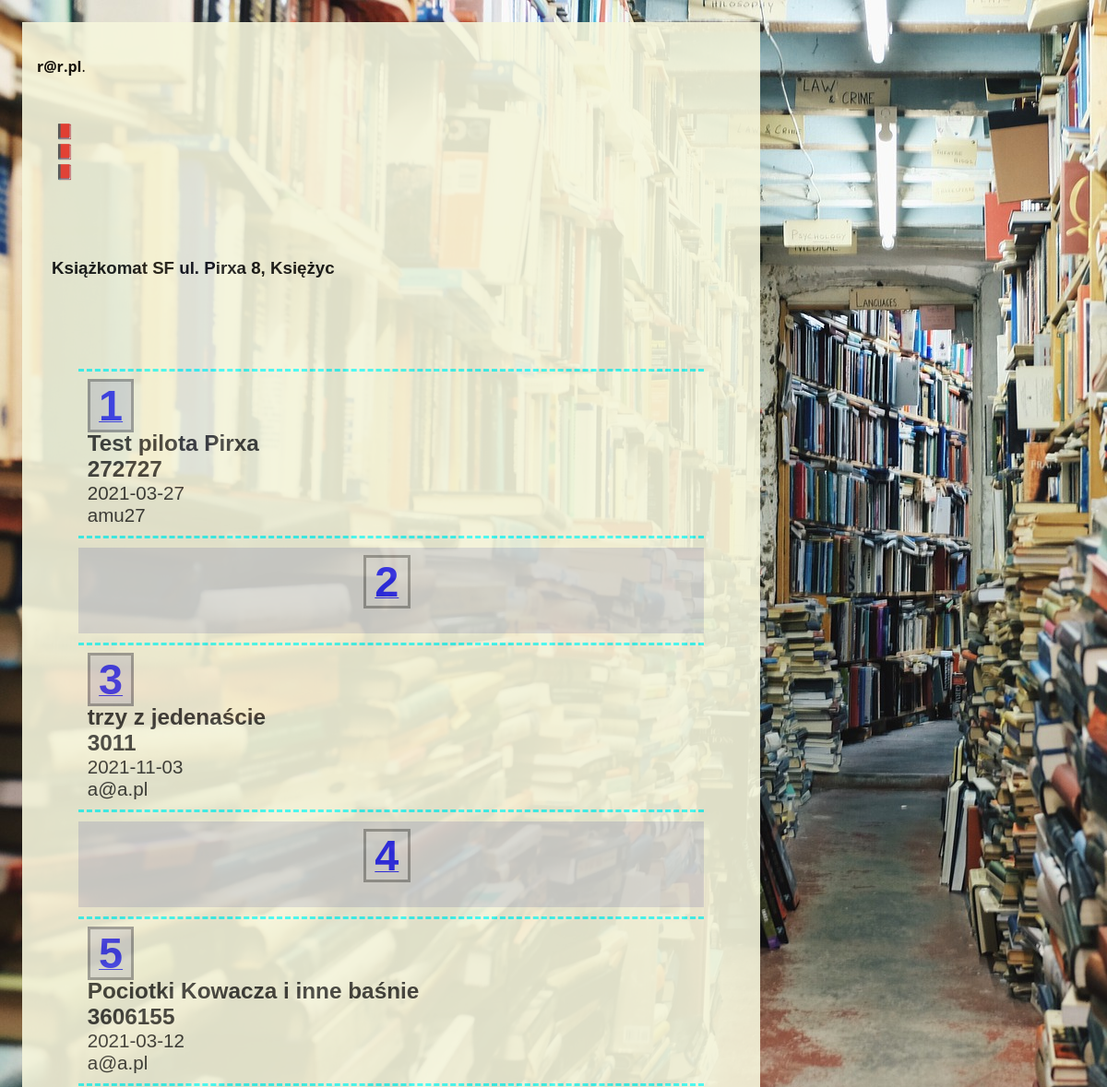
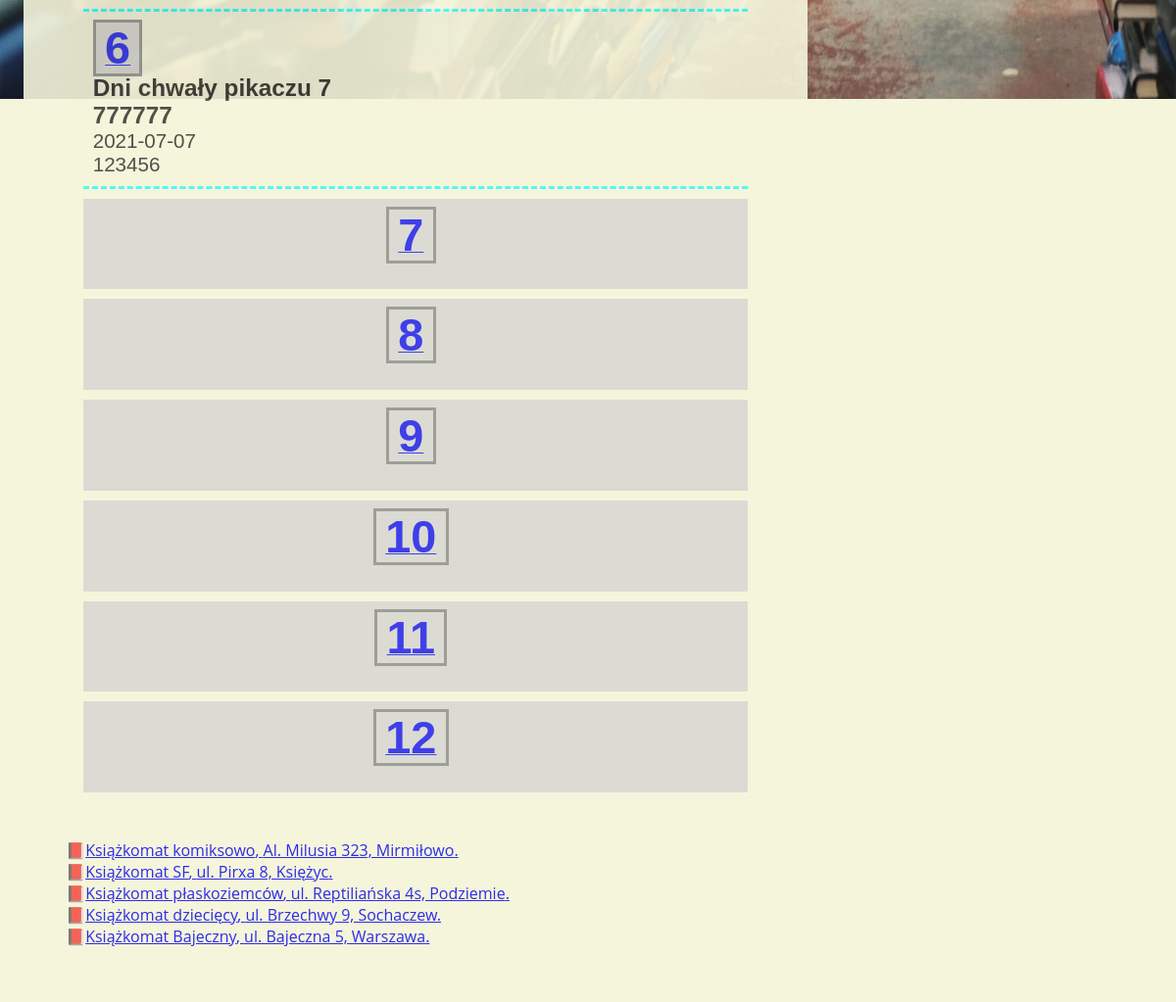
Page /machine.php?id=15 (signed in) on the committed database (2 pictures, top to bottom).
### tables this page shows
CREATE TABLE "unit" (
    "unit_id" INTEGER PRIMARY KEY AUTOINCREMENT NOT NULL,
    "unit_name" TEXT,
    "unit_address" TEXT,
    "number_columns" INTEGER,
    "number_box" INTEGER
);

CREATE TABLE "user" (
    "id" INTEGER PRIMARY KEY AUTOINCREMENT NOT NULL,
    "date_insertion" DATETIME,
    "title" TEXT,
    "access_code" TEXT,
    "user_id" INTEGER,
    "box_nr" INTEGER,
    "unit_id" INTEGER
);

### machine.php (the view, shortened to what this page needs)
<?php
require 'config.php';
$db = new MyDB($dbfile);
$selected_unit = filter_input(INPUT_GET, 'id', FILTER_VALIDATE_INT);
$stm = $db->query("SELECT unit_id, unit_name, unit_address, number_box FROM unit");
while ($row = $stm->fetchArray(1)) {
    $unit_id = $row['unit_id'];
    $unit_name = $row['unit_name'];
    $unit_address = $row['unit_address'];
    $unit = "<li><a href=\"?id=$unit_id\">$unit_name, $unit_address.</a></li>";
    $all_units .= $unit;
}
function selected_machine($db, $selected_unit, $info)
{
    $unit_name = "";
    $unit_address = "";
    $number_box = "";
    $stm = $db->prepare("SELECT * from unit where unit_id = :unit_id");
    $stm->bindValue(':unit_id', $selected_unit);
    $score = $stm->execute();
    while ($row = $score->fetchArray(1)) {
        $unit_name = $row['unit_name'];
        $unit_address = $row['unit_address'];
        $number_columns = $row['number_columns'];
        $number_box = $row['number_box'];
    };
    $numbox = 1;
    $k = 1;
    $r = 0;
    $drawing_start = "\n<div  class=\"edycja\">\n";
    $drawing_body = "";
    while ($numbox <= $number_box) {
        $stm = $db->prepare("SELECT unit_name, unit_address from unit where unit_id = :unit_id");
        $stm->bindValue(':unit_id', $selected_unit);
        $score = $stm->execute();
        while ($row = $score->fetchArray(1)) {
            $unit_name = $row['unit_name'];
            $unit_address = $row['unit_address'];
        };
        $stm_box = $db->prepare("SELECT * from user where box_nr = :numbox and unit_id = :unit_id");
        $stm_box->bindValue(':numbox', $numbox);
        $stm_box->bindValue(':unit_id', $selected_unit);
        $score_box = $stm_box->execute();
        $date_insertion = "";
        $title = "";
        $access_code = "";
        $user_id = "";
        while ($row_box = $score_box->fetchArray(1)) {
            $date_insertion = $row_box['date_insertion'];
            $title = $row_box['title'];
            $access_code = $row_box['access_code'];
            $user_id = $row_box['user_id'];
        };
        $box_full = "";
        if (strlen($date_insertion) > 1) {
            $single_box = "<div class=\"machine-box pelna  \">
        <div class=\"\"><a href=\"edit-box.php?box=$numbox&id=$selected_unit\"><span class=\"box-number\">$numbox</span></a>
        $box_full</div><a href=\"edit-box.php?box=$numbox&id=$selected_unit\" class=\"decoration-none\">
        <div>" . $info['book_title'] . " <span class=\"main-data\">$title</span>
        </div>
        <div>" . $info['lockbox_code'] . " <span class=\"main-data\">$access_code</span></div>
        <div>" . $info['date_emptying'] . " <span class=\"highlighted-description\">$date_insertion</span></div>
        <div>" . $info['reader_id'] . " <span class=\"highlighted-description\">$user_id</span></div>
        </a>\n</div>";
        } else {
            $single_box = "<div class=\"grid-item pusta\">
        <div class=\"\"><a href=\"edit-box.php?box=$numbox&id=$selected_unit\"><span class=\"box-number\">$numbox</span></a>
        $box_full<p class=\"alert\"><a href=\"edit-box.php?box=$numbox&id=$selected_unit\">" . $info['box_empty'] . "</a></p>
        </div>\n</div>";
        }
        $drawing_body = $drawing_body . " $single_box  ";
        if ($k < $number_columns) {
            $k++;
            $r++;
        } else {
            $k = 1;
            $drawing_body = $drawing_body . "";
        }
        $numbox++;
    }
    $drawing_stop = "</div>\n";
    $drawing_selected_machine = $drawing_start . $drawing_body . $drawing_stop;
    $unit_info = array($drawing_selected_machine, $unit_name, $unit_address);
    return $unit_info;
}
$unit_info = selected_machine($db, $selected_unit, $info);
$select_machine = $unit_info[1] . " " . $unit_info[2];
$all_units_after = "";
if (is_int($selected_unit)) {
    $unit_template = $unit_info[0];
    $all_units_after = $all_units;
} else {
    $select_machine = $info['select_machine'];
    $unit_template = "";
    $select_machine_after = "";
}
echo $page_head . "\n\t\t<title>" . $info['machine_title']; ?></title>
</head>
<body>
    <?php
    if (isset($_SESSION["name"])) {
    ?>
        <header class="page-header">
            <?php echo $info['admin_login_info'] . " <b>" . $_SESSION['name']; ?></b>.<br>
        </header>
        <nav>
            <ul>
                <li><?php echo $info['admin_logout']; ?></li>
                <li><?php echo $info['admin_page']; ?></li>
                <li><?php echo $info['machine_page']; ?></li>
            </ul>
        </nav>
        <main role="main">
            <section>
                <h3 class=""><?php echo $select_machine; ?></h3>
            </section>
            <section>
                <h3 class=""><?php echo $unit_template;  ?></h3>
                <?php echo $all_units_after; ?>
            </section>
        </main>
    <?php
    } else {
        echo '<header class="page-header">
        <h1>' . $info["machine_message"] . '</h1>
        <h2><a href="login.php">' . $info["login_first"] . '</a></h2>
    </header>';
    }
    ?>
</body>
</html>

### config.php (shortened to what this page needs)
<?php
$lang = "pl";
$all_units = "";
$page_head = "<!DOCTYPE html>
<html lang=\"$lang\">
    <head>
        <meta charset=\"UTF-8\" />
        <link rel=\"stylesheet\" type=\"text/css\" href=\"../style.css\" />
        <meta name=\"viewport\" content=\"width=device-width, initial-scale=1\">
        <link rel=\"icon\" type=\"image/svg+xml\" href=\"librarycabinet.svg\">
        <link rel=\"mask-icon\" href=\"librarycabinet.svg\" color=\"#66cd00\">";

### css/style.css (style rules this page uses)
.grid-item { padding: 10px; margin: 10px; text-align: center; }
.pelna { background-color: beige; opacity: 0.9; color: black; }
.pusta { background: lightgray; color: black; }
.main-data { font-weight: bold; font-size: 1.3em; }
.highlighted-description { font-weight: normal; font-size: 1.1em; color: #000; }
.box-number { font-size: 2.5em; font-weight: bold; border-color: gray; background-color: lightgray; border-style: solid; margin-right: .2em; padding-left: 0.2em; padding-right: .2em; }
.machine-box { padding: 10px; margin: 10px; border-bottom: aqua; border-top: aqua; border-top-style: dashed; border-bottom-style: dashed; }
.decoration-none { text-decoration: none; color: black; }
.edycja { background-color: beige; opacity: 0.9; color: black; padding: 1em; margin-bottom: 1em; }
body { padding: 1em; background-image: url('../img/books-768426_1920.jpg'); background-repeat: no-repeat; background-attachment: fixed; background-color: beige; max-width: 800px; font-family: 'Open Sans', sans-serif; }
header { background-color: beige; opacity: 0.9; padding: 1em; }
main { background-color: beige; opacity: 0.9; padding: 1em; }
section { background-color: beige; opacity: 0.9; padding: 1em; }
nav { background-color: beige; opacity: 0.9; padding: 1em; }
h1, h2, h3 { font-family: 'Jost', sans-serif; }
li { list-style: "📕"; padding-left: 0.7em; }

### rows in the picture
unit: select_machine "Książkomat SF ul. Pirxa 8, Księżyc", unit_name "Książkomat SF", unit_address "ul. Pirxa 8, Księżyc"
user: title "Test pilota Pirxa", access_code "272727", date_insertion "2021-03-27", user "amu27"
user: title "trzy z jedenaście", access_code "3011", date_insertion "2021-11-03", user "a@a.pl"
user: title "Pociotki Kowacza i inne baśnie", access_code "3606155", date_insertion "2021-03-12", user "a@a.pl"
user: title "Dni chwały pikaczu 7", access_code "777777", date_insertion "2021-07-07", user "123456"
unit: unit_name "Książkomat komiksowo", unit_address "Al. Milusia 323, Mirmiłowo"
unit: unit_name "Książkomat płaskoziemców", unit_address "ul. Reptiliańska 4s, Podziemie"
unit: unit_name "Książkomat dziecięcy", unit_address "ul. Brzechwy 9, Sochaczew"
unit: unit_name "Książkomat Bajeczny", unit_address "ul. Bajeczna 5, Warszawa"

### other values in the picture
$_SESSION['name'] "r@r.pl"
